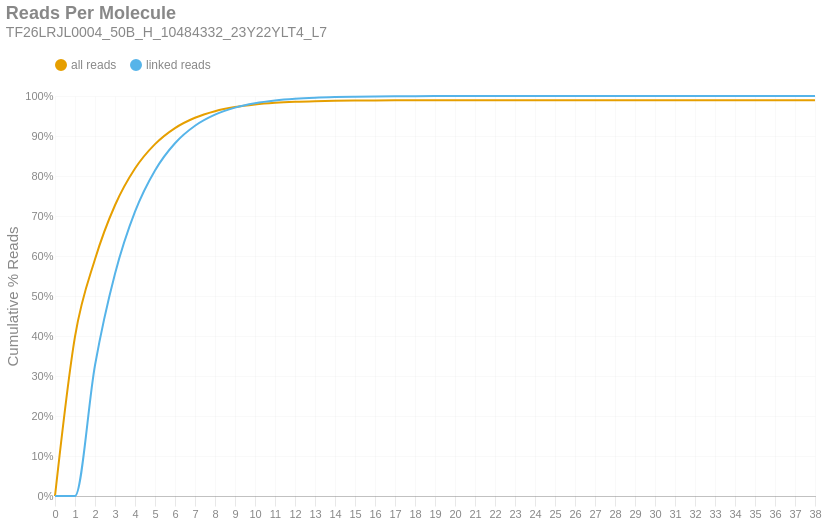

The notebook cell this image was saved under:
### Markdown cell above
### Reads per Molecule
This chart shows the cumulative distribution of the number of reads per linked molecule. That is, how many alignments are associated with a unique molecule. This excludes the number of reads associated with invalid or absent linked-read barcodes. The `linked` histogram is the percentages recalculated when disregarding singletons.

### Code cell
if SKIPLR:
    print_html(f"Skipped")
else:
    counts = np.bincount(valids['reads'].cast(pl.Int64).to_numpy())
    weighted = counts * np.arange(len(counts))
    all_perc = weighted / n_reads
    linked_perc = weighted / n_linked_reads
    linked_perc[1] = 0
    binned_df = pl.DataFrame({
        'readsper': list(range(len(counts))),
        'all reads (cumsum)': np.cumsum(all_perc).tolist(),
        'linked reads (cumsum)': np.cumsum(linked_perc).tolist(),
    })

    with SafeRender(binned_df):
        (
            density_plot(binned_df, 'Reads Per Molecule', samplename, 'readspmol')
            .encode(
                x=alt.X('readsper:O', title=None).axis(labelAngle=0).scale(padding=0),
                y=alt.Y('value:Q', title='Cumulative % Reads').axis(format='%').stack(False),
                color=alt.Color("key:N").scale(domain=["all reads", "linked reads"]),
                tooltip=[
                    alt.Tooltip("key:N", title="Data Type"),
                    alt.Tooltip("readsper:O", title="Reads Per Molecule"),
                    alt.Tooltip("value:Q", format=".2%", title="% Reads (Cum.)")
                ]            
            )
        ).display()

### Figure 1 — Vega-Lite specification as saved in the notebook (floating-point values rounded to 4 significant figures)
{"width": "container", "height": 400, "config": {"title": {"anchor": "start", "dy": -15, "fontSize": 18, "color": "#888888", "subtitleColor": "#888888", "subtitleFontSize": 14}, "arc": {"fill": "#0072B2"}, "axis": {"domainColor": "#888888", "domainWidth": 0.5, "gridWidth": 0.2, "grid": false, "titleFontWeight": 400, "titleFontSize": 15, "labelFontSize": 11, "labelColor": "#888888", "tickColor": "#888888", "tickWidth": 0.2, "titleColor": "#888888"}, "axisBand": {"grid": false}, "axisX": {"grid": true, "tickSize": 10, "domainCap": "round"}, "axisY": {"domain": false, "grid": true, "tickSize": 0, "domainCap": "round"}, "background": "transparent", "header": {"labelFontSize": 15, "labelColor": "#888888", "titleFontSize": 15, "titleFontWeight": 600, "titleColor": "#888888"}, "legend": {"labelFont": "sans-serif", "labelFontSize": 12, "labelColor": "#888888", "symbolSize": 100, "symbolType": "circle", "titleFontSize": 12, "titlePadding": 10, "titleColor": "#888888", "title": null, "orient": "top"}, "range": {"category": ["#E69F00", "#56B4E9", "#009E73", "#F0E442", "#0072B2", "#D55E00", "#CC79A7", "#000000"], "diverging": ["#cfe8f3", "#a2d4ec", "#73bfe2", "#46abdb", "#1696d2", "#12719e"]}, "area": {"fill": "#0072B2", "fillOpacity": 0.7, "line": true, "strokeOpacity": 0.7}, "line": {"color": "#0072B2", "stroke": "#0072B2", "strokeWidth": 2}, "trail": {"color": "#0072B2", "stroke": "#0072B2", "strokeWidth": 0, "size": 1}, "point": {"filled": true, "fillOpacity": 1.0, "size": 95}, "text": {"color": "#888888", "fontSize": 11, "align": "right", "fontWeight": 400, "size": 11}, "bar": {"fill": "#0072B2", "stroke": null}, "view": {"stroke": null, "continuousWidth": 660, "continuousHeight": 400}}, "data": {"name": "data-134938149cce7e974b02c2f303e88c93"}, "mark": {"type": "line", "interpolate": "monotone", "point": {"opacity": 0, "size": 275}}, "encoding": {"color": {"field": "key", "scale": {"domain": ["all reads", "linked reads"]}, "type": "nominal"}, "tooltip": [{"field": "key", "title": "Data Type", "type": "nominal"}, {"field": "readsper", "title": "Reads Per Molecule", "type": "ordinal"}, {"field": "value", "format": ".2%", "title": "% Reads (Cum.)", "type": "quantitative"}], "x": {"axis": {"labelAngle": 0}, "field": "readsper", "scale": {"padding": 0}, "title": null, "type": "ordinal"}, "y": {"axis": {"format": "%"}, "field": "value", "stack": false, "title": "Cumulative % Reads", "type": "quantitative"}}, "params": [{"name": "param_c36ac31b6afebe62", "select": {"type": "point", "fields": ["key"]}, "bind": "legend"}], "title": {"text": "Reads Per Molecule", "subtitle": "TF26LRJL0004_50B_H_10484332_23Y22YLT4_L7"}, "transform": [{"fold": ["all reads (cumsum)", "linked reads (cumsum)"]}, {"calculate": "replace(datum.key, ' (cumsum)', '')", "as": "key"}, {"filter": {"param": "param_c36ac31b6afebe62"}}], "usermeta": {"embedOptions": {"downloadFileName": "TF26LRJL0004_50B_H_10484332_23Y22YLT4_L7.readspmol"}}, "$schema": "https://vega.github.io/schema/vega-lite/v6.4.1.json", "datasets": {"data-134938149cce7e974b02c2f303e88c93": [{"readsper": 0, "all reads (cumsum)": 0.0, "linked reads (cumsum)": 0.0}, {"readsper": 1, "all reads (cumsum)": 0.3985, "linked reads (cumsum)": 0.0}, {"readsper": 2, "all reads (cumsum)": 0.5917, "linked reads (cumsum)": 0.3269}, {"readsper": 3, "all reads (cumsum)": 0.7269, "linked reads (cumsum)": 0.5555}, {"readsper": 4, "all reads (cumsum)": 0.8186, "linked reads (cumsum)": 0.7108}, {"readsper": 5, "all reads (cumsum)": 0.8796, "linked reads (cumsum)": 0.8139}, {"readsper": 6, "all reads (cumsum)": 0.9198, "linked reads (cumsum)": 0.8819}, {"readsper": 7, "all reads (cumsum)": 0.9457, "linked reads (cumsum)": 0.9256}, {"readsper": 8, "all reads (cumsum)": 0.9621, "linked reads (cumsum)": 0.9534}, {"readsper": 9, "all reads (cumsum)": 0.9724, "linked reads (cumsum)": 0.9709}, {"readsper": 10, "all reads (cumsum)": 0.9789, "linked reads (cumsum)": 0.9819}, {"readsper": 11, "all reads (cumsum)": 0.983, "linked reads (cumsum)": 0.9888}, {"readsper": 12, "all reads (cumsum)": 0.9855, "linked reads (cumsum)": 0.9931}, {"readsper": 13, "all reads (cumsum)": 0.9871, "linked reads (cumsum)": 0.9958}, {"readsper": 14, "all reads (cumsum)": 0.988, "linked reads (cumsum)": 0.9973}, {"readsper": 15, "all reads (cumsum)": 0.9886, "linked reads (cumsum)": 0.9983}, {"readsper": 16, "all reads (cumsum)": 0.989, "linked reads (cumsum)": 0.9989}, {"readsper": 17, "all reads (cumsum)": 0.9892, "linked reads (cumsum)": 0.9994}, {"readsper": 18, "all reads (cumsum)": 0.9894, "linked reads (cumsum)": 0.9996}, {"readsper": 19, "all reads (cumsum)": 0.9895, "linked reads (cumsum)": 0.9998}, {"readsper": 20, "all reads (cumsum)": 0.9895, "linked reads (cumsum)": 0.9998}, {"readsper": 21, "all reads (cumsum)": 0.9895, "linked reads (cumsum)": 0.9999}, {"readsper": 22, "all reads (cumsum)": 0.9896, "linked reads (cumsum)": 0.9999}, {"readsper": 23, "all reads (cumsum)": 0.9896, "linked reads (cumsum)": 1.0}, {"readsper": 24, "all reads (cumsum)": 0.9896, "linked reads (cumsum)": 1.0}, {"readsper": 25, "all reads (cumsum)": 0.9896, "linked reads (cumsum)": 1.0}, {"readsper": 26, "all reads (cumsum)": 0.9896, "linked reads (cumsum)": 1.0}, {"readsper": 27, "all reads (cumsum)": 0.9896, "linked reads (cumsum)": 1.0}, {"readsper": 28, "all reads (cumsum)": 0.9896, "linked reads (cumsum)": 1.0}, {"readsper": 29, "all reads (cumsum)": 0.9896, "linked reads (cumsum)": 1.0}, {"readsper": 30, "all reads (cumsum)": 0.9896, "linked reads (cumsum)": 1.0}, {"readsper": 31, "all reads (cumsum)": 0.9896, "linked reads (cumsum)": 1.0}, {"readsper": 32, "all reads (cumsum)": 0.9896, "linked reads (cumsum)": 1.0}, {"readsper": 33, "all reads (cumsum)": 0.9896, "linked reads (cumsum)": 1.0}, {"readsper": 34, "all reads (cumsum)": 0.9896, "linked reads (cumsum)": 1.0}, {"readsper": 35, "all reads (cumsum)": 0.9896, "linked reads (cumsum)": 1.0}, {"readsper": 36, "all reads (cumsum)": 0.9896, "linked reads (cumsum)": 1.0}, {"readsper": 37, "all reads (cumsum)": 0.9896, "linked reads (cumsum)": 1.0}, {"readsper": 38, "all reads (cumsum)": 0.9896, "linked reads (cumsum)": 1.0}]}}
